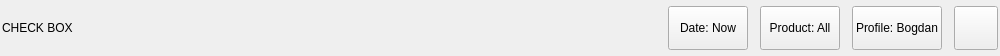
<?xml version='1.0' encoding='utf-8'?>
<ui version="4.0">
 <class>Header</class>
 <widget class="QWidget" name="Header">
  <property name="geometry"><rect><x>0</x><y>0</y><width>1000</width><height>56</height></rect></property>
  <layout class="QHBoxLayout" name="headerLayout">
   <property name="leftMargin"><number>2</number></property>
   <property name="topMargin"><number>0</number></property>
   <property name="rightMargin"><number>2</number></property>
   <property name="bottomMargin"><number>0</number></property>
   <property name="spacing"><number>12</number></property>
   <item>
    <widget class="QLabel" name="pageTitle">
     <property name="text"><string>CHECK BOX</string></property>
     <property name="role" stdset="0"><string>pageTitle</string></property>
    </widget>
   </item>
   <item>
    <spacer name="headerSpacer">
     <property name="orientation"><enum>Qt::Horizontal</enum></property>
     <property name="sizeHint" stdset="0"><size><width>40</width><height>20</height></size></property>
    </spacer>
   </item>
   <item>
    <widget class="QPushButton" name="filterBtn0">
     <property name="minimumSize"><size><width>0</width><height>44</height></size></property>
     <property name="layoutDirection"><enum>Qt::RightToLeft</enum></property>
     <property name="text"><string>Date: Now</string></property>
     <property name="role" stdset="0"><string>filterPill</string></property>
    </widget>
   </item>
   <item>
    <widget class="QPushButton" name="filterBtn1">
     <property name="minimumSize"><size><width>0</width><height>44</height></size></property>
     <property name="layoutDirection"><enum>Qt::RightToLeft</enum></property>
     <property name="text"><string>Product: All</string></property>
     <property name="role" stdset="0"><string>filterPill</string></property>
    </widget>
   </item>
   <item>
    <widget class="QPushButton" name="filterBtn2">
     <property name="minimumSize"><size><width>0</width><height>44</height></size></property>
     <property name="layoutDirection"><enum>Qt::RightToLeft</enum></property>
     <property name="text"><string>Profile: Bogdan</string></property>
     <property name="role" stdset="0"><string>filterPill</string></property>
    </widget>
   </item>
   <item>
    <widget class="QPushButton" name="settingsBtn">
     <property name="minimumSize"><size><width>44</width><height>44</height></size></property>
     <property name="maximumSize"><size><width>44</width><height>44</height></size></property>
     <property name="text"><string /></property>
     <property name="role" stdset="0"><string>iconPill</string></property>
    </widget>
   </item>
  </layout>
 </widget>
 <connections />
<customwidgets><customwidget><class>QPushButton</class><extends>QPushButton</extends><header location="global">Custom_Widgets.Theme.h</header><container>1</container></customwidget><customwidget><class>QLabel</class><extends>QLabel</extends><header location="global">Custom_Widgets.Theme.h</header><container>1</container></customwidget></customwidgets></ui>
